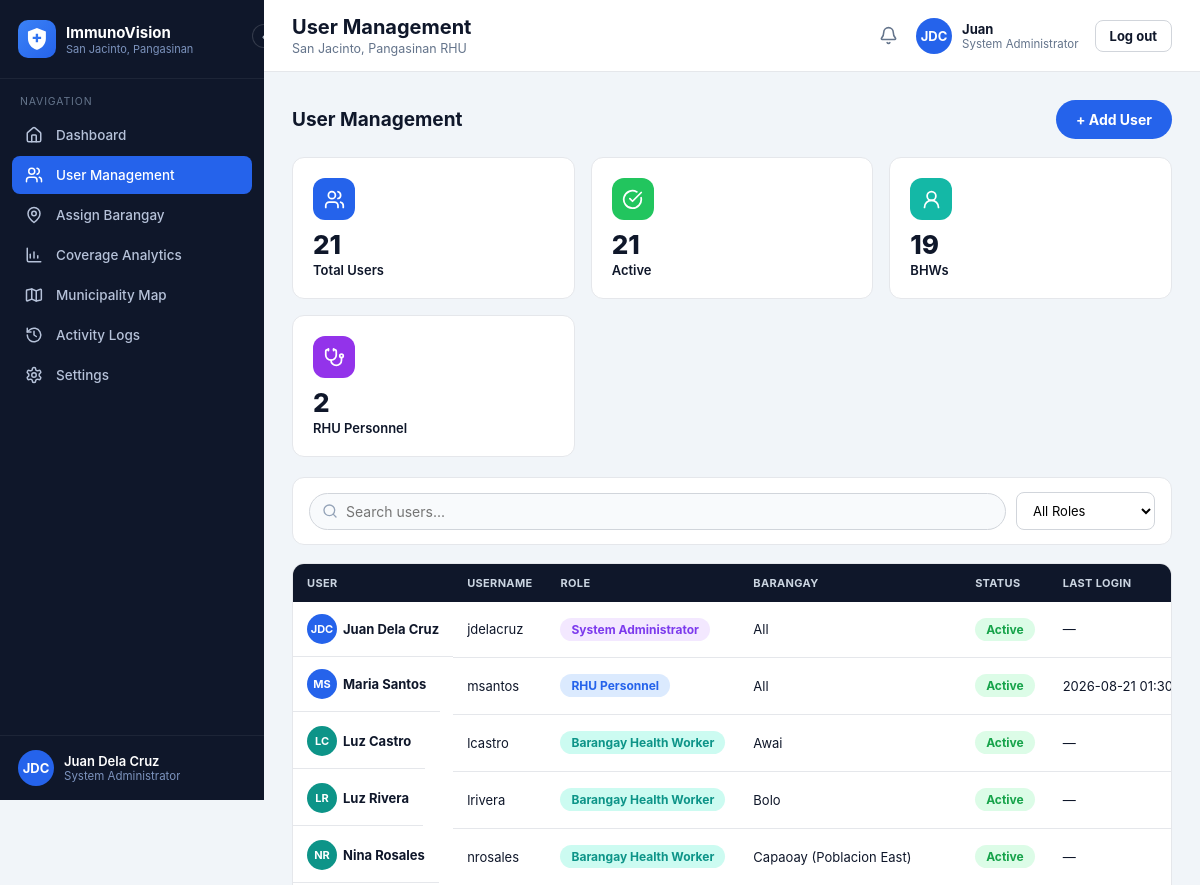
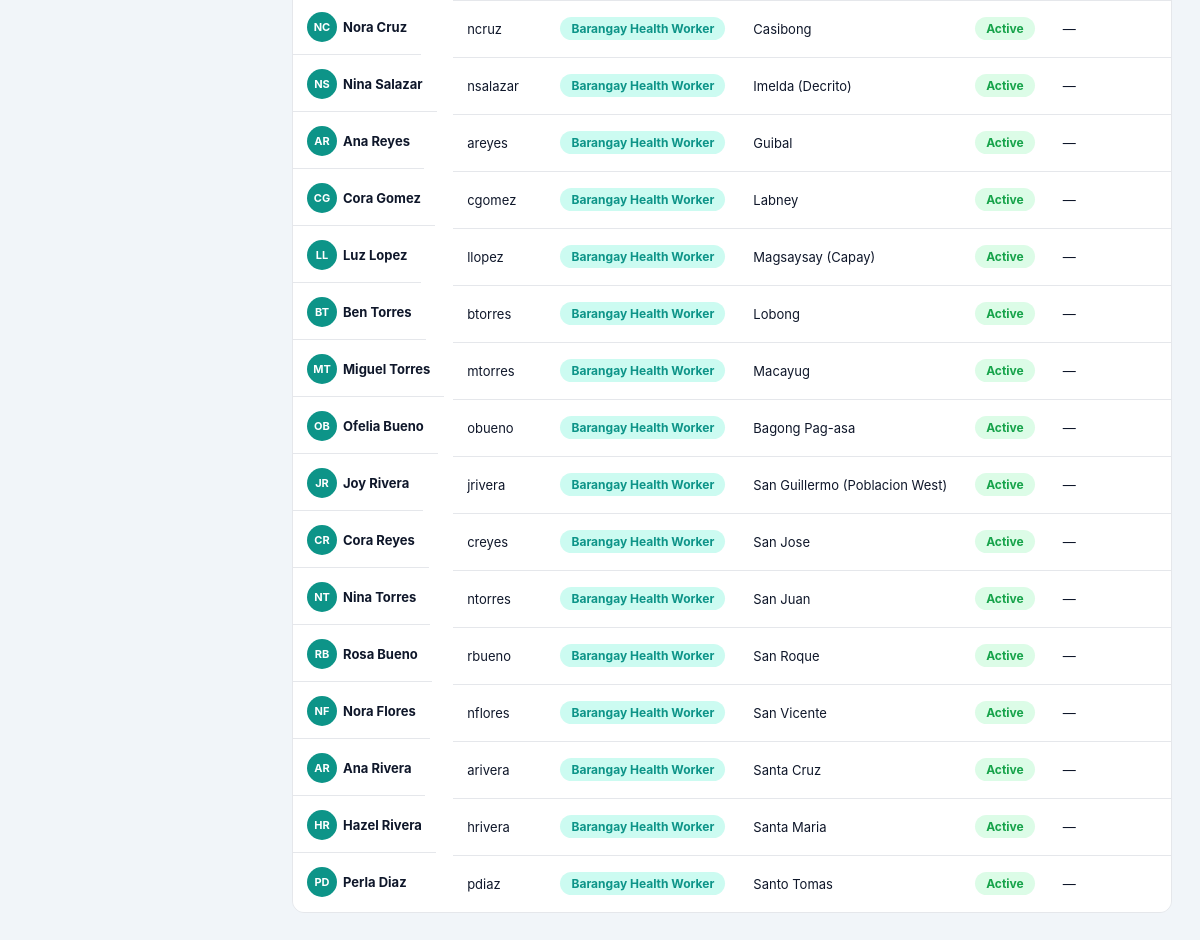
Page /admin/users (signed in) on the committed database (2 pictures, top to bottom).
### models.py (models this page shows, shortened)
class User(UserMixin, db.Model):
    __tablename__ = "users"
    id = db.Column(db.Integer, primary_key=True)
    username = db.Column(db.String(64), unique=True, nullable=False)
    password_hash = db.Column(db.String(255), nullable=False)
    full_name = db.Column(db.String(150), nullable=False)
    role = db.Column(db.String(20), nullable=False)  # admin | rhu | bhw
    barangay_id = db.Column(db.Integer, db.ForeignKey("barangays.id"), nullable=True)
    is_active_flag = db.Column(db.Boolean, default=True, nullable=False)
    created_at = db.Column(db.DateTime, default=datetime.utcnow)
    last_login_at = db.Column(db.DateTime, nullable=True)
    @property
    def is_active(self):
        return self.is_active_flag
    @property
    def role_label(self):
        return {"admin": "System Administrator", "rhu": "RHU Personnel",
                "bhw": "Barangay Health Worker"}.get(self.role, self.role)

class Barangay(db.Model):
    __tablename__ = "barangays"
    id = db.Column(db.Integer, primary_key=True)
    name = db.Column(db.String(100), unique=True, nullable=False)
    children = db.relationship("Child", backref="barangay", lazy="dynamic")
    users = db.relationship("User", backref="barangay", lazy="dynamic")

### app.py (the view, shortened to what this page needs)
@admin_bp.route("/users", methods=["GET", "POST"])
def users():
    all_users = User.query.order_by(User.id).all()
    stats = {"total": len(all_users), "active": sum(1 for u in all_users if u.is_active_flag),
             "bhw": sum(1 for u in all_users if u.role == "bhw"),
             "rhu": sum(1 for u in all_users if u.role in ("rhu", "admin"))}
    return render_template("admin_users.html", **_admin_ctx(
        "users", page_title="User Management", users=all_users, stats=stats,
        barangays=Barangay.query.order_by(Barangay.name).all(),
    ))

### app.py (called while the page is built)
def create_app():
    app = Flask(__name__)
    app.config["SECRET_KEY"] = os.environ.get("SECRET_KEY", "dev-secret-key-change-in-production")
    app.config["SQLALCHEMY_DATABASE_URI"] = os.environ.get(
        "DATABASE_URL", f"sqlite:///{DB_PATH}"
    )
    app.config["SQLALCHEMY_TRACK_MODIFICATIONS"] = False
    os.makedirs(os.path.dirname(DB_PATH), exist_ok=True)
    db.init_app(app)
    login_manager.init_app(app)
    app.register_blueprint(auth_bp)
    app.register_blueprint(rhu_bp)
    app.register_blueprint(bhw_bp)
    app.register_blueprint(admin_bp)
    app.register_blueprint(api_bp)
    @login_manager.user_loader
    def load_user(user_id):
        return db.session.get(User, int(user_id))
    @app.context_processor
    def inject_globals():
        return {"today": date.today()}
    return app

def role_required(*roles):
    from functools import wraps
    def decorator(view_func):
        @wraps(view_func)
        def wrapped(*args, **kwargs):
            if not current_user.is_authenticated or current_user.role not in roles:
                abort(403)
            return view_func(*args, **kwargs)
        return wrapped
    return decorator

def build_nav(spec):
    return [{"key": k, "icon": i, "label": l, "url": url_for(e)} for k, i, l, e in spec]

def _admin_ctx(active, **extra):
    return dict(role="admin", nav_items=build_nav(ADMIN_NAV), active=active, current_user=current_user,
                unread_count=0, notif_url="#", **extra)

@admin_bp.before_request
@login_required
@role_required("admin")
def _admin_guard():
    pass

### templates/admin_users.html (shortened to what this page needs)
{% extends "layout_app.html" %}
{% from "_icons.html" import icon %}
{% block content %}
<div class="page-head">
  <h2>User Management</h2>
  <button class="btn btn-primary rounded-pill-btn" data-open-modal="addUserModal">+ Add User</button>
</div>
<div class="stat-grid">
  <div class="stat-card"><div class="stat-icon bg-blue">{{ icon('users', 21) }}</div><div class="stat-value">{{ stats.total }}</div><div class="stat-label">Total Users</div></div>
  <div class="stat-card"><div class="stat-icon bg-green">{{ icon('check-circle', 21) }}</div><div class="stat-value">{{ stats.active }}</div><div class="stat-label">Active</div></div>
  <div class="stat-card"><div class="stat-icon bg-teal">{{ icon('user-round', 21) }}</div><div class="stat-value">{{ stats.bhw }}</div><div class="stat-label">BHWs</div></div>
  <div class="stat-card"><div class="stat-icon bg-purple">{{ icon('stethoscope', 21) }}</div><div class="stat-value">{{ stats.rhu }}</div><div class="stat-label">RHU Personnel</div></div>
</div>
<div class="filter-bar">
  <div class="search-input-wrap"><span class="si-icon">{{ icon('search', 16) }}</span><input type="text" id="userSearch" placeholder="Search users..."></div>
  <select class="select-sm" id="roleFilter">
    <option value="">All Roles</option>
  </select>
</div>
<div class="table-wrap auto-height">
<table class="data-table" id="userTable">
<thead><tr><th>User</th><th>Username</th><th>Role</th><th>Barangay</th><th>Status</th><th>Last Login</th><th>Actions</th></tr></thead>
<tbody>
{% for u in users %}
<tr data-role="{{ u.role }}" data-name="{{ u.full_name|lower }} {{ u.username|lower }}">
  <td class="id-chip"><span class="avatar-chip" style="background:{{ 'var(--teal)' if u.role=='bhw' else 'var(--primary)' }};width:30px;height:30px;font-size:11px;">{{ u.full_name.split(' ')|map('first')|join('') }}</span>{{ u.full_name }}</td>
  <td>{{ u.username }}</td>
  <td><span class="badge badge-{{ 'purple' if u.role=='admin' else 'blue' if u.role=='rhu' else 'teal' }}">{{ u.role_label }}</span></td>
  <td>{{ u.barangay.name if u.barangay else 'All' }}</td>
  <td><span class="badge badge-{{ 'green' if u.is_active_flag else 'red' }}">{{ 'Active' if u.is_active_flag else 'Disabled' }}</span></td>
  <td>{{ u.last_login_at.strftime('%Y-%m-%d %H:%M') if u.last_login_at else '—' }}</td>
</tr>
{% endfor %}
</tbody>
</table>
</div>
{% endblock %}

### templates/layout_app.html (shortened to what this page needs)
{% extends "base.html" %}
{% from "_brand.html" import brand_mark %}
{% from "_icons.html" import icon %}
{% block body %}
<div class="app-shell">
  <aside class="sidebar" id="sidebar">
    <div class="sidebar-header">
      {{ brand_mark(38, 10) }}
      <div class="brand-text">
        <div class="t1">ImmunoVision</div>
        <div class="t2">San Jacinto, Pangasinan</div>
      </div>
      <button class="sidebar-toggle" id="sidebarToggle" type="button" title="Collapse sidebar">‹</button>
    </div>
    <div class="sidebar-section-label">Navigation</div>
    <nav class="sidebar-nav">
      {% for item in nav_items %}
      <a class="nav-item {% if item.key == active %}active{% endif %}" href="{{ item.url }}">
        <span class="icon">{{ icon(item.icon, 18) }}</span>
        <span class="label">{{ item.label }}</span>
      </a>
      {% endfor %}
    </nav>
    <div class="sidebar-footer">
      <div class="avatar-chip">{{ current_user.full_name.split(' ')|map('first')|join('') }}</div>
      <div class="who">
        <div class="name">{{ current_user.full_name }}</div>
        <div class="role">{{ current_user.role_label }}</div>
      </div>
    </div>
  </aside>
  <div class="main-col">
    <header class="topbar">
      <div>
        <h1>{% block page_title %}{{ page_title|default('') }}{% endblock %}</h1>
        <div class="subtitle">{% block page_subtitle %}{{ page_subtitle|default('San Jacinto, Pangasinan RHU') }}{% endblock %}</div>
      </div>
      <div class="topbar-right">
        <a href="{{ notif_url|default('#') }}" class="bell-btn" title="Notifications">{{ icon('bell', 19) }}{% if unread_count and unread_count > 0 %}<span class="bell-dot"></span>{% endif %}</a>
        <div class="account-chip">
          <div class="avatar-chip">{{ current_user.full_name.split(' ')|map('first')|join('') }}</div>
          <div class="who">
            <div class="name">{{ current_user.full_name.split(' ')[0] }}</div>
            <div class="role">{{ current_user.role_label }}</div>
          </div>
          <a href="{{ url_for('auth.logout') }}" class="btn btn-outline btn-sm" style="margin-left:6px;">Log out</a>
        </div>
      </div>
    </header>
    <main class="content">
      {% block content %}{% endblock %}
    </main>
  </div>
</div>
{% endblock %}

### rows in the picture
User: full_name "Juan Dela Cruz", role_label "System Administrator", full_name "Juan", full_name.split|map "JDC", username "jdelacruz", barangay "All", is_active_flag "Active", last_login_at "—"
User: full_name.split|map "MS", full_name "Maria Santos", username "msantos", role_label "RHU Personnel", barangay "All", is_active_flag "Active", last_login_at "2026-08-21 01:30"
User: full_name.split|map "LC", full_name "Luz Castro", username "lcastro", role_label "Barangay Health Worker", barangay "Awai", is_active_flag "Active", last_login_at "—"
User: full_name.split|map "LR", full_name "Luz Rivera", username "lrivera", role_label "Barangay Health Worker", barangay "Bolo", is_active_flag "Active", last_login_at "—"
User: full_name.split|map "NR", full_name "Nina Rosales", username "nrosales", role_label "Barangay Health Worker", barangay "Capaoay (Poblacion East)", is_active_flag "Active", last_login_at "—"
User: full_name.split|map "NC", full_name "Nora Cruz", username "ncruz", role_label "Barangay Health Worker", barangay "Casibong", is_active_flag "Active", last_login_at "—"
User: full_name.split|map "NS", full_name "Nina Salazar", username "nsalazar", role_label "Barangay Health Worker", barangay "Imelda (Decrito)", is_active_flag "Active", last_login_at "—"
User: full_name.split|map "AR", full_name "Ana Reyes", username "areyes", role_label "Barangay Health Worker", barangay "Guibal", is_active_flag "Active", last_login_at "—"
User: full_name.split|map "CG", full_name "Cora Gomez", username "cgomez", role_label "Barangay Health Worker", barangay "Labney", is_active_flag "Active", last_login_at "—"
User: full_name.split|map "LL", full_name "Luz Lopez", username "llopez", role_label "Barangay Health Worker", barangay "Magsaysay (Capay)", is_active_flag "Active", last_login_at "—"
User: full_name.split|map "BT", full_name "Ben Torres", username "btorres", role_label "Barangay Health Worker", barangay "Lobong", is_active_flag "Active", last_login_at "—"
User: full_name.split|map "MT", full_name "Miguel Torres", username "mtorres", role_label "Barangay Health Worker", barangay "Macayug", is_active_flag "Active", last_login_at "—"
User: full_name.split|map "OB", full_name "Ofelia Bueno", username "obueno", role_label "Barangay Health Worker", barangay "Bagong Pag-asa", is_active_flag "Active", last_login_at "—"
User: full_name.split|map "JR", full_name "Joy Rivera", username "jrivera", role_label "Barangay Health Worker", barangay "San Guillermo (Poblacion West)", is_active_flag "Active", last_login_at "—"
User: full_name.split|map "CR", full_name "Cora Reyes", username "creyes", role_label "Barangay Health Worker", barangay "San Jose", is_active_flag "Active", last_login_at "—"
User: full_name.split|map "NT", full_name "Nina Torres", username "ntorres", role_label "Barangay Health Worker", barangay "San Juan", is_active_flag "Active", last_login_at "—"
User: full_name.split|map "RB", full_name "Rosa Bueno", username "rbueno", role_label "Barangay Health Worker", barangay "San Roque", is_active_flag "Active", last_login_at "—"
User: full_name.split|map "NF", full_name "Nora Flores", username "nflores", role_label "Barangay Health Worker", barangay "San Vicente", is_active_flag "Active", last_login_at "—"
User: full_name.split|map "AR", full_name "Ana Rivera", username "arivera", role_label "Barangay Health Worker", barangay "Santa Cruz", is_active_flag "Active", last_login_at "—"
User: full_name.split|map "HR", full_name "Hazel Rivera", username "hrivera", role_label "Barangay Health Worker", barangay "Santa Maria", is_active_flag "Active", last_login_at "—"
User: full_name.split|map "PD", full_name "Perla Diaz", username "pdiaz", role_label "Barangay Health Worker", barangay "Santo Tomas", is_active_flag "Active", last_login_at "—"

### other values in the picture
{{ item.label }} "Dashboard" "User Management" "Assign Barangay" "Coverage Analytics" "Municipality Map" "Activity Logs" "Settings"
{{ current_user.full_name.split(' ')|map('first')|join('') }} "JDC"
{{ page_title|default('') }} "User Management"
{{ page_subtitle|default('San Jacinto, Pangasinan RHU') }} "San Jacinto, Pangasinan RHU"
{{ stats.total }} "21"
{{ stats.active }} "21"
{{ stats.bhw }} "19"
{{ stats.rhu }} "2"
